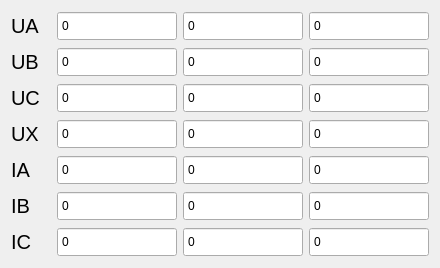
             <widget class="QWidget" name="page">
              <layout class="QGridLayout" name="gridLayout_3">
               <item row="1" column="2">
                <widget class="QSpinBox" name="spinBox_6">
                 <property name="minimumSize">
                  <size>
                   <width>120</width>
                   <height>30</height>
                  </size>
                 </property>
                 <property name="maximumSize">
                  <size>
                   <width>120</width>
                   <height>30</height>
                  </size>
                 </property>
                 <property name="buttonSymbols">
                  <enum>QAbstractSpinBox::NoButtons</enum>
                 </property>
                </widget>
               </item>
               <item row="6" column="2">
                <widget class="QSpinBox" name="spinBox_20">
                 <property name="minimumSize">
                  <size>
                   <width>120</width>
                   <height>30</height>
                  </size>
                 </property>
                 <property name="maximumSize">
                  <size>
                   <width>120</width>
                   <height>30</height>
                  </size>
                 </property>
                 <property name="buttonSymbols">
                  <enum>QAbstractSpinBox::NoButtons</enum>
                 </property>
                </widget>
               </item>
               <item row="3" column="0">
                <widget class="QLabel" name="label_20">
                 <property name="minimumSize">
                  <size>
                   <width>40</width>
                   <height>30</height>
                  </size>
                 </property>
                 <property name="maximumSize">
                  <size>
                   <width>40</width>
                   <height>30</height>
                  </size>
                 </property>
                 <property name="font">
                  <font>
                   <pointsize>15</pointsize>
                  </font>
                 </property>
                 <property name="text">
                  <string>UX</string>
                 </property>
                </widget>
               </item>
               <item row="6" column="3">
                <widget class="QSpinBox" name="spinBox_21">
                 <property name="minimumSize">
                  <size>
                   <width>120</width>
                   <height>30</height>
                  </size>
                 </property>
                 <property name="maximumSize">
                  <size>
                   <width>120</width>
                   <height>30</height>
                  </size>
                 </property>
                 <property name="buttonSymbols">
                  <enum>QAbstractSpinBox::NoButtons</enum>
                 </property>
                </widget>
               </item>
               <item row="3" column="1">
                <widget class="QSpinBox" name="spinBox_10">
                 <property name="minimumSize">
                  <size>
                   <width>120</width>
                   <height>30</height>
                  </size>
                 </property>
                 <property name="maximumSize">
                  <size>
                   <width>120</width>
                   <height>30</height>
                  </size>
                 </property>
                 <property name="buttonSymbols">
                  <enum>QAbstractSpinBox::NoButtons</enum>
                 </property>
                </widget>
               </item>
               <item row="4" column="1">
                <widget class="QSpinBox" name="spinBox_13">
                 <property name="minimumSize">
                  <size>
                   <width>120</width>
                   <height>30</height>
                  </size>
                 </property>
                 <property name="maximumSize">
                  <size>
                   <width>120</width>
                   <height>30</height>
                  </size>
                 </property>
                 <property name="buttonSymbols">
                  <enum>QAbstractSpinBox::NoButtons</enum>
                 </property>
                </widget>
               </item>
               <item row="2" column="0">
                <widget class="QLabel" name="label_19">
                 <property name="minimumSize">
                  <size>
                   <width>40</width>
                   <height>30</height>
                  </size>
                 </property>
                 <property name="maximumSize">
                  <size>
                   <width>40</width>
                   <height>30</height>
                  </size>
                 </property>
                 <property name="font">
                  <font>
                   <pointsize>15</pointsize>
                  </font>
                 </property>
                 <property name="text">
                  <string>UC</string>
                 </property>
                </widget>
               </item>
               <item row="2" column="1">
                <widget class="QSpinBox" name="spinBox_8">
                 <property name="minimumSize">
                  <size>
                   <width>120</width>
                   <height>30</height>
                  </size>
                 </property>
                 <property name="maximumSize">
                  <size>
                   <width>120</width>
                   <height>30</height>
                  </size>
                 </property>
                 <property name="buttonSymbols">
                  <enum>QAbstractSpinBox::NoButtons</enum>
                 </property>
                </widget>
               </item>
               <item row="0" column="0">
                <widget class="QLabel" name="label_17">
                 <property name="minimumSize">
                  <size>
                   <width>40</width>
                   <height>30</height>
                  </size>
                 </property>
                 <property name="maximumSize">
                  <size>
                   <width>40</width>
                   <height>30</height>
                  </size>
                 </property>
                 <property name="font">
                  <font>
                   <pointsize>15</pointsize>
                  </font>
                 </property>
                 <property name="text">
                  <string>UA</string>
                 </property>
                </widget>
               </item>
               <item row="5" column="3">
                <widget class="QSpinBox" name="spinBox_18">
                 <property name="minimumSize">
                  <size>
                   <width>120</width>
                   <height>30</height>
                  </size>
                 </property>
                 <property name="maximumSize">
                  <size>
                   <width>120</width>
                   <height>30</height>
                  </size>
                 </property>
                 <property name="buttonSymbols">
                  <enum>QAbstractSpinBox::NoButtons</enum>
                 </property>
                </widget>
               </item>
               <item row="5" column="2">
                <widget class="QSpinBox" name="spinBox_17">
                 <property name="minimumSize">
                  <size>
                   <width>120</width>
                   <height>30</height>
                  </size>
                 </property>
                 <property name="maximumSize">
                  <size>
                   <width>120</width>
                   <height>30</height>
                  </size>
                 </property>
                 <property name="buttonSymbols">
                  <enum>QAbstractSpinBox::NoButtons</enum>
                 </property>
                </widget>
               </item>
               <item row="3" column="2">
                <widget class="QSpinBox" name="spinBox_12">
                 <property name="minimumSize">
                  <size>
                   <width>120</width>
                   <height>30</height>
                  </size>
                 </property>
                 <property name="maximumSize">
                  <size>
                   <width>120</width>
                   <height>30</height>
                  </size>
                 </property>
                 <property name="buttonSymbols">
                  <enum>QAbstractSpinBox::NoButtons</enum>
                 </property>
                </widget>
               </item>
               <item row="1" column="0">
                <widget class="QLabel" name="label_18">
                 <property name="minimumSize">
                  <size>
                   <width>40</width>
                   <height>30</height>
                  </size>
                 </property>
                 <property name="maximumSize">
                  <size>
                   <width>40</width>
                   <height>30</height>
                  </size>
                 </property>
                 <property name="font">
                  <font>
                   <pointsize>15</pointsize>
                  </font>
                 </property>
                 <property name="text">
                  <string>UB</string>
                 </property>
                </widget>
               </item>
               <item row="1" column="1">
                <widget class="QSpinBox" name="spinBox_5">
                 <property name="minimumSize">
                  <size>
                   <width>120</width>
                   <height>30</height>
                  </size>
                 </property>
                 <property name="maximumSize">
                  <size>
                   <width>120</width>
                   <height>30</height>
                  </size>
                 </property>
                 <property name="buttonSymbols">
                  <enum>QAbstractSpinBox::NoButtons</enum>
                 </property>
                </widget>
               </item>
               <item row="4" column="2">
                <widget class="QSpinBox" name="spinBox_14">
                 <property name="minimumSize">
                  <size>
                   <width>120</width>
                   <height>30</height>
                  </size>
                 </property>
                 <property name="maximumSize">
                  <size>
                   <width>120</width>
                   <height>30</height>
                  </size>
                 </property>
                 <property name="buttonSymbols">
                  <enum>QAbstractSpinBox::NoButtons</enum>
                 </property>
                </widget>
               </item>
               <item row="2" column="2">
                <widget class="QSpinBox" name="spinBox_9">
                 <property name="minimumSize">
                  <size>
                   <width>120</width>
                   <height>30</height>
                  </size>
                 </property>
                 <property name="maximumSize">
                  <size>
                   <width>120</width>
                   <height>30</height>
                  </size>
                 </property>
                 <property name="buttonSymbols">
                  <enum>QAbstractSpinBox::NoButtons</enum>
                 </property>
                </widget>
               </item>
               <item row="2" column="3">
                <widget class="QSpinBox" name="spinBox_7">
                 <property name="minimumSize">
                  <size>
                   <width>120</width>
                   <height>30</height>
                  </size>
                 </property>
                 <property name="maximumSize">
                  <size>
                   <width>120</width>
                   <height>30</height>
                  </size>
                 </property>
                 <property name="buttonSymbols">
                  <enum>QAbstractSpinBox::NoButtons</enum>
                 </property>
                </widget>
               </item>
               <item row="0" column="3">
                <widget class="QSpinBox" name="spinBox_3">
                 <property name="minimumSize">
                  <size>
                   <width>120</width>
                   <height>30</height>
                  </size>
                 </property>
                 <property name="maximumSize">
                  <size>
                   <width>120</width>
                   <height>30</height>
                  </size>
                 </property>
                 <property name="buttonSymbols">
                  <enum>QAbstractSpinBox::NoButtons</enum>
                 </property>
                </widget>
               </item>
               <item row="4" column="3">
                <widget class="QSpinBox" name="spinBox_15">
                 <property name="minimumSize">
                  <size>
                   <width>120</width>
                   <height>30</height>
                  </size>
                 </property>
                 <property name="maximumSize">
                  <size>
                   <width>120</width>
                   <height>30</height>
                  </size>
                 </property>
                 <property name="buttonSymbols">
                  <enum>QAbstractSpinBox::NoButtons</enum>
                 </property>
                </widget>
               </item>
               <item row="5" column="0">
                <widget class="QLabel" name="label_22">
                 <property name="minimumSize">
                  <size>
                   <width>40</width>
                   <height>30</height>
                  </size>
                 </property>
                 <property name="maximumSize">
                  <size>
                   <width>40</width>
                   <height>30</height>
                  </size>
                 </property>
                 <property name="font">
                  <font>
                   <pointsize>15</pointsize>
                  </font>
                 </property>
                 <property name="text">
                  <string>IB</string>
                 </property>
                </widget>
               </item>
               <item row="6" column="0">
                <widget class="QLabel" name="label_23">
                 <property name="minimumSize">
                  <size>
                   <width>40</width>
                   <height>30</height>
                  </size>
                 </property>
                 <property name="maximumSize">
                  <size>
                   <width>40</width>
                   <height>30</height>
                  </size>
                 </property>
                 <property name="font">
                  <font>
                   <pointsize>15</pointsize>
                  </font>
                 </property>
                 <property name="text">
                  <string>IC</string>
                 </property>
                </widget>
               </item>
               <item row="0" column="2">
                <widget class="QSpinBox" name="spinBox_2">
                 <property name="minimumSize">
                  <size>
                   <width>120</width>
                   <height>30</height>
                  </size>
                 </property>
                 <property name="maximumSize">
                  <size>
                   <width>120</width>
                   <height>30</height>
                  </size>
                 </property>
                 <property name="buttonSymbols">
                  <enum>QAbstractSpinBox::NoButtons</enum>
                 </property>
                </widget>
               </item>
               <item row="4" column="0">
                <widget class="QLabel" name="label_21">
                 <property name="minimumSize">
                  <size>
                   <width>40</width>
                   <height>30</height>
                  </size>
                 </property>
                 <property name="maximumSize">
                  <size>
                   <width>40</width>
                   <height>30</height>
                  </size>
                 </property>
                 <property name="font">
                  <font>
                   <pointsize>15</pointsize>
                  </font>
                 </property>
                 <property name="text">
                  <string>IA</string>
                 </property>
                </widget>
               </item>
               <item row="6" column="1">
                <widget class="QSpinBox" name="spinBox_19">
                 <property name="minimumSize">
                  <size>
                   <width>120</width>
                   <height>30</height>
                  </size>
                 </property>
                 <property name="maximumSize">
                  <size>
                   <width>120</width>
                   <height>30</height>
                  </size>
                 </property>
                 <property name="buttonSymbols">
                  <enum>QAbstractSpinBox::NoButtons</enum>
                 </property>
                </widget>
               </item>
               <item row="3" column="3">
                <widget class="QSpinBox" name="spinBox_11">
                 <property name="minimumSize">
                  <size>
                   <width>120</width>
                   <height>30</height>
                  </size>
                 </property>
                 <property name="maximumSize">
                  <size>
                   <width>120</width>
                   <height>30</height>
                  </size>
                 </property>
                 <property name="buttonSymbols">
                  <enum>QAbstractSpinBox::NoButtons</enum>
                 </property>
                </widget>
               </item>
               <item row="1" column="3">
                <widget class="QSpinBox" name="spinBox_4">
                 <property name="minimumSize">
                  <size>
                   <width>120</width>
                   <height>30</height>
                  </size>
                 </property>
                 <property name="maximumSize">
                  <size>
                   <width>120</width>
                   <height>30</height>
                  </size>
                 </property>
                 <property name="buttonSymbols">
                  <enum>QAbstractSpinBox::NoButtons</enum>
                 </property>
                </widget>
               </item>
               <item row="0" column="1">
                <widget class="QSpinBox" name="spinBox">
                 <property name="minimumSize">
                  <size>
                   <width>120</width>
                   <height>30</height>
                  </size>
                 </property>
                 <property name="maximumSize">
                  <size>
                   <width>120</width>
                   <height>30</height>
                  </size>
                 </property>
                 <property name="buttonSymbols">
                  <enum>QAbstractSpinBox::NoButtons</enum>
                 </property>
                </widget>
               </item>
               <item row="5" column="1">
                <widget class="QSpinBox" name="spinBox_16">
                 <property name="minimumSize">
                  <size>
                   <width>120</width>
                   <height>30</height>
                  </size>
                 </property>
                 <property name="maximumSize">
                  <size>
                   <width>120</width>
                   <height>30</height>
                  </size>
                 </property>
                 <property name="buttonSymbols">
                  <enum>QAbstractSpinBox::NoButtons</enum>
                 </property>
                </widget>
               </item>
              </layout>
             </widget>
